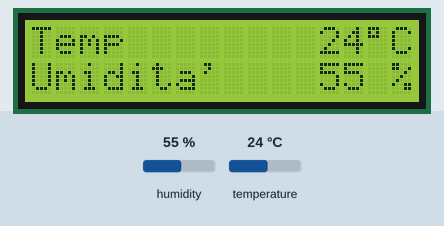
A sketch run on a simulated Arduino Uno, built with avr-gcc and run on an emulated ATmega328P. Shown: 16×2 character LCD. The inputs (shaded band) are chosen by the test bench; at power-on: humidity 55 %, temperature 24 °C.

Above: at 1.2 s.
1.3 s: humidity set to 22 %
At 2.2 s:
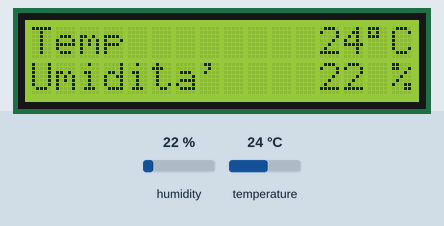
3.1 s: temperature set to 12 °C
At 3.7 s:
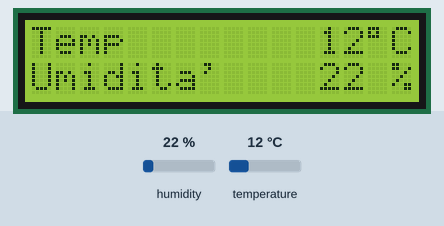
4.7 s: humidity set to 40 %
At 5.2 s:
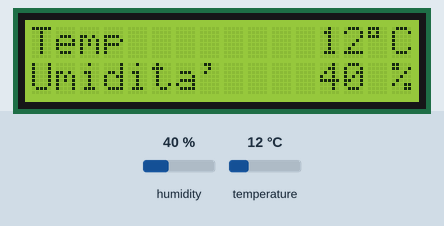
6.3 s: temperature set to 19 °C
At 6.7 s:
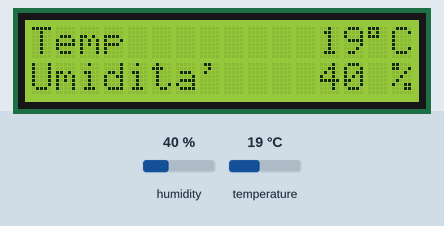
Timing chart, 0 to 8.8 s (numbered marks = the images above; inputs shaded):
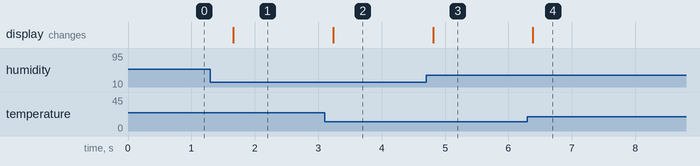

The sketch:

temp_hum_sens_lcd.ino
```cpp
#include <SimpleDHT.h>
#include <LiquidCrystal.h>

SimpleDHT11 dht11;
LiquidCrystal lcd(12, 11, 5, 4, 3, 2);

void setup(){
  lcd.begin(16, 2);
  lcd.print("Temp");
  lcd.setCursor(0,1);
  lcd.print("Umidita'");
}

void loop(){

  byte t = 0;
  byte h = 0;
  int error = SimpleDHTErrSuccess;

  if (( error = dht11.read(8, &t, &h, NULL )) != SimpleDHTErrSuccess )  {
    lcd.print("Errore di lettura");
    delay(500);
    return;
  }
  else
  {
    lcd.setCursor(12, 0);
    lcd.print(t);
    lcd.print ((char) 223);
    lcd.print ("C");
    lcd.setCursor(12, 1);
    lcd.print(h);
    lcd.print (" ");
    lcd.print("%");
    delay(500);
  }

}
```

Measured:
- after the input at 1.3 s, the display: changes after 0.36 s (image 1)
- after the input at 3.1 s, the display: changes after 0.14 s (image 2)
- after the input at 4.7 s, the display: changes after 0.11 s (image 3)
- after the input at 6.3 s, the display: changes after 0.09 s (image 4)
